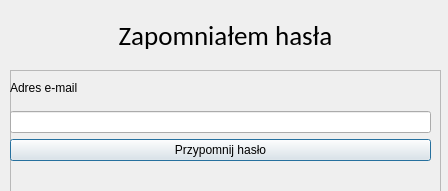
<?xml version="1.0" encoding="UTF-8"?>
<ui version="4.0">
 <class>Dialog</class>
 <widget class="QDialog" name="Dialog">
  <property name="geometry">
   <rect>
    <x>0</x>
    <y>0</y>
    <width>448</width>
    <height>191</height>
   </rect>
  </property>
  <property name="windowTitle">
   <string>Dialog</string>
  </property>
  <widget class="QLabel" name="label">
   <property name="geometry">
    <rect>
     <x>80</x>
     <y>10</y>
     <width>291</width>
     <height>51</height>
    </rect>
   </property>
   <property name="font">
    <font>
     <family>Calibri</family>
     <pointsize>20</pointsize>
    </font>
   </property>
   <property name="text">
    <string>Zapomniałem hasła</string>
   </property>
   <property name="alignment">
    <set>Qt::AlignCenter</set>
   </property>
  </widget>
  <widget class="QWidget" name="layoutWidget">
   <property name="geometry">
    <rect>
     <x>10</x>
     <y>70</y>
     <width>431</width>
     <height>381</height>
    </rect>
   </property>
   <layout class="QVBoxLayout" name="verticalLayout_3">
    <item>
     <widget class="QFrame" name="frame">
      <property name="frameShape">
       <enum>QFrame::StyledPanel</enum>
      </property>
      <property name="frameShadow">
       <enum>QFrame::Raised</enum>
      </property>
      <widget class="QWidget" name="layoutWidget">
       <property name="geometry">
        <rect>
         <x>0</x>
         <y>0</y>
         <width>421</width>
         <height>91</height>
        </rect>
       </property>
       <layout class="QVBoxLayout" name="verticalLayout">
        <item>
         <widget class="QLabel" name="label_2">
          <property name="text">
           <string>Adres e-mail</string>
          </property>
         </widget>
        </item>
        <item>
         <widget class="QLineEdit" name="lineEdit"/>
        </item>
        <item>
         <widget class="QPushButton" name="pushButton">
          <property name="text">
           <string>Przypomnij hasło</string>
          </property>
         </widget>
        </item>
       </layout>
      </widget>
     </widget>
    </item>
    <item>
     <widget class="QFrame" name="frame_2">
      <property name="frameShape">
       <enum>QFrame::StyledPanel</enum>
      </property>
      <property name="frameShadow">
       <enum>QFrame::Raised</enum>
      </property>
      <widget class="QWidget" name="layoutWidget">
       <property name="geometry">
        <rect>
         <x>0</x>
         <y>0</y>
         <width>421</width>
         <height>161</height>
        </rect>
       </property>
       <layout class="QVBoxLayout" name="verticalLayout_2">
        <item>
         <widget class="QLabel" name="label_3">
          <property name="text">
           <string>Podaj token</string>
          </property>
         </widget>
        </item>
        <item>
         <widget class="QLineEdit" name="lineEdit_2">
          <property name="echoMode">
           <enum>QLineEdit::Password</enum>
          </property>
         </widget>
        </item>
        <item>
         <widget class="QLabel" name="label_4">
          <property name="text">
           <string>Podaj nowe hasło</string>
          </property>
         </widget>
        </item>
        <item>
         <widget class="QLineEdit" name="lineEdit_3">
          <property name="echoMode">
           <enum>QLineEdit::Password</enum>
          </property>
         </widget>
        </item>
        <item>
         <widget class="QPushButton" name="pushButton_2">
          <property name="text">
           <string>Zmień hasło</string>
          </property>
         </widget>
        </item>
       </layout>
      </widget>
     </widget>
    </item>
   </layout>
  </widget>
 </widget>
 <resources/>
 <connections/>
</ui>
